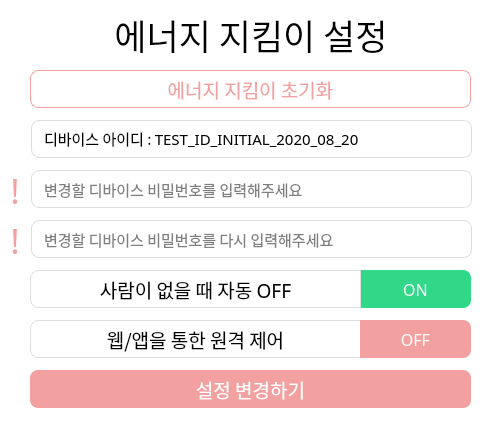
<?xml version="1.0" encoding="UTF-8"?>
<ui version="4.0">
 <class>pageSetting</class>
 <widget class="QWidget" name="pageSetting">
  <property name="geometry">
   <rect>
    <x>0</x>
    <y>0</y>
    <width>502</width>
    <height>421</height>
   </rect>
  </property>
  <property name="windowTitle">
   <string>Form</string>
  </property>
  <property name="styleSheet">
   <string notr="true">background-color: rgb(255, 255, 255);</string>
  </property>
  <widget class="QLabel" name="label">
   <property name="geometry">
    <rect>
     <x>0</x>
     <y>0</y>
     <width>502</width>
     <height>70</height>
    </rect>
   </property>
   <property name="font">
    <font>
     <family>NanumBarunpen</family>
     <pointsize>26</pointsize>
    </font>
   </property>
   <property name="text">
    <string>에너지 지킴이 설정</string>
   </property>
   <property name="alignment">
    <set>Qt::AlignCenter</set>
   </property>
  </widget>
  <widget class="QLineEdit" name="id_read_only">
   <property name="geometry">
    <rect>
     <x>31</x>
     <y>120</y>
     <width>441</width>
     <height>38</height>
    </rect>
   </property>
   <property name="font">
    <font>
     <family>나눔바른펜</family>
     <pointsize>11</pointsize>
    </font>
   </property>
   <property name="styleSheet">
    <string notr="true">border: 1px solid #ddd;
border-radius: 8%;
padding: 0 10%;</string>
   </property>
   <property name="inputMask">
    <string/>
   </property>
   <property name="text">
    <string>디바이스 아이디 : TEST_ID_INITIAL_2020_08_20</string>
   </property>
   <property name="echoMode">
    <enum>QLineEdit::Normal</enum>
   </property>
   <property name="readOnly">
    <bool>true</bool>
   </property>
   <property name="placeholderText">
    <string/>
   </property>
   <property name="clearButtonEnabled">
    <bool>false</bool>
   </property>
  </widget>
  <widget class="QLineEdit" name="password_edit">
   <property name="geometry">
    <rect>
     <x>31</x>
     <y>170</y>
     <width>441</width>
     <height>38</height>
    </rect>
   </property>
   <property name="font">
    <font>
     <family>나눔바른펜</family>
     <pointsize>11</pointsize>
    </font>
   </property>
   <property name="styleSheet">
    <string notr="true">border: 1px solid #ddd;
border-radius: 8%;
padding: 0 10%;</string>
   </property>
   <property name="inputMask">
    <string/>
   </property>
   <property name="text">
    <string/>
   </property>
   <property name="echoMode">
    <enum>QLineEdit::Password</enum>
   </property>
   <property name="readOnly">
    <bool>false</bool>
   </property>
   <property name="placeholderText">
    <string>변경할 디바이스 비밀번호를 입력해주세요</string>
   </property>
   <property name="clearButtonEnabled">
    <bool>false</bool>
   </property>
  </widget>
  <widget class="QLineEdit" name="password_re_edit">
   <property name="geometry">
    <rect>
     <x>31</x>
     <y>220</y>
     <width>441</width>
     <height>38</height>
    </rect>
   </property>
   <property name="font">
    <font>
     <family>나눔바른펜</family>
     <pointsize>11</pointsize>
    </font>
   </property>
   <property name="styleSheet">
    <string notr="true">border: 1px solid #ddd;
border-radius: 8%;
padding: 0 10%;</string>
   </property>
   <property name="inputMask">
    <string/>
   </property>
   <property name="text">
    <string/>
   </property>
   <property name="echoMode">
    <enum>QLineEdit::Password</enum>
   </property>
   <property name="placeholderText">
    <string>변경할 디바이스 비밀번호를 다시 입력해주세요</string>
   </property>
   <property name="clearButtonEnabled">
    <bool>false</bool>
   </property>
  </widget>
  <widget class="QPushButton" name="auto_control_button">
   <property name="geometry">
    <rect>
     <x>360</x>
     <y>270</y>
     <width>111</width>
     <height>38</height>
    </rect>
   </property>
   <property name="font">
    <font>
     <family>나눔바른펜</family>
     <pointsize>12</pointsize>
    </font>
   </property>
   <property name="cursor">
    <cursorShape>PointingHandCursor</cursorShape>
   </property>
   <property name="styleSheet">
    <string notr="true">border:none;
background-color: rgb(48, 216, 136);
color: white;
border-top-right-radius: 8%;
border-bottom-right-radius: 8%;</string>
   </property>
   <property name="text">
    <string>ON</string>
   </property>
  </widget>
  <widget class="QLabel" name="auto_control_label">
   <property name="geometry">
    <rect>
     <x>30</x>
     <y>270</y>
     <width>331</width>
     <height>38</height>
    </rect>
   </property>
   <property name="font">
    <font>
     <family>나눔바른펜</family>
     <pointsize>14</pointsize>
    </font>
   </property>
   <property name="styleSheet">
    <string notr="true">border: 1px solid #ddd;
border-top-left-radius: 8%;
border-bottom-left-radius: 8%;</string>
   </property>
   <property name="text">
    <string>사람이 없을 때 자동 OFF</string>
   </property>
   <property name="alignment">
    <set>Qt::AlignCenter</set>
   </property>
  </widget>
  <widget class="QLabel" name="remote_control_label">
   <property name="geometry">
    <rect>
     <x>30</x>
     <y>320</y>
     <width>331</width>
     <height>38</height>
    </rect>
   </property>
   <property name="font">
    <font>
     <family>나눔바른펜</family>
     <pointsize>14</pointsize>
    </font>
   </property>
   <property name="styleSheet">
    <string notr="true">border: 1px solid #ddd;
border-top-left-radius: 8%;
border-bottom-left-radius: 8%;</string>
   </property>
   <property name="text">
    <string>웹/앱을 통한 원격 제어</string>
   </property>
   <property name="alignment">
    <set>Qt::AlignCenter</set>
   </property>
  </widget>
  <widget class="QPushButton" name="remote_control_button">
   <property name="geometry">
    <rect>
     <x>360</x>
     <y>320</y>
     <width>111</width>
     <height>38</height>
    </rect>
   </property>
   <property name="font">
    <font>
     <family>나눔바른펜</family>
     <pointsize>12</pointsize>
    </font>
   </property>
   <property name="cursor">
    <cursorShape>PointingHandCursor</cursorShape>
   </property>
   <property name="styleSheet">
    <string notr="true">border:none;
background-color: rgb(242, 160, 160);
color: white;
border-top-right-radius: 8%;
border-bottom-right-radius: 8%;</string>
   </property>
   <property name="text">
    <string>OFF</string>
   </property>
  </widget>
  <widget class="QPushButton" name="change_setting_button">
   <property name="geometry">
    <rect>
     <x>30</x>
     <y>370</y>
     <width>441</width>
     <height>38</height>
    </rect>
   </property>
   <property name="font">
    <font>
     <family>나눔바른펜</family>
     <pointsize>14</pointsize>
    </font>
   </property>
   <property name="cursor">
    <cursorShape>PointingHandCursor</cursorShape>
   </property>
   <property name="styleSheet">
    <string notr="true">background-color:rgb(242, 160, 160);
color: white;
border: none;
border-radius: 8%;</string>
   </property>
   <property name="text">
    <string>설정 변경하기</string>
   </property>
  </widget>
  <widget class="QLabel" name="notice_wrong_label">
   <property name="geometry">
    <rect>
     <x>0</x>
     <y>170</y>
     <width>30</width>
     <height>41</height>
    </rect>
   </property>
   <property name="font">
    <font>
     <family>NanumBarunGothic</family>
     <pointsize>26</pointsize>
     <weight>50</weight>
     <bold>false</bold>
    </font>
   </property>
   <property name="cursor">
    <cursorShape>ArrowCursor</cursorShape>
   </property>
   <property name="styleSheet">
    <string notr="true">color: rgb(242, 160, 160);</string>
   </property>
   <property name="text">
    <string>!</string>
   </property>
   <property name="alignment">
    <set>Qt::AlignCenter</set>
   </property>
  </widget>
  <widget class="QLabel" name="notice_wrong_label_2">
   <property name="geometry">
    <rect>
     <x>0</x>
     <y>220</y>
     <width>30</width>
     <height>41</height>
    </rect>
   </property>
   <property name="font">
    <font>
     <family>NanumBarunGothic</family>
     <pointsize>26</pointsize>
     <weight>50</weight>
     <bold>false</bold>
    </font>
   </property>
   <property name="cursor">
    <cursorShape>ArrowCursor</cursorShape>
   </property>
   <property name="styleSheet">
    <string notr="true">color: rgb(242, 160, 160);</string>
   </property>
   <property name="text">
    <string>!</string>
   </property>
   <property name="alignment">
    <set>Qt::AlignCenter</set>
   </property>
  </widget>
  <widget class="QPushButton" name="initial_button">
   <property name="geometry">
    <rect>
     <x>30</x>
     <y>70</y>
     <width>441</width>
     <height>38</height>
    </rect>
   </property>
   <property name="font">
    <font>
     <family>나눔바른펜</family>
     <pointsize>14</pointsize>
    </font>
   </property>
   <property name="cursor">
    <cursorShape>PointingHandCursor</cursorShape>
   </property>
   <property name="styleSheet">
    <string notr="true">background-color:white;
color: rgb(242,160,160);
border: 1px solid rgb(242,160,160);
border-radius: 8%;</string>
   </property>
   <property name="text">
    <string>에너지 지킴이 초기화</string>
   </property>
  </widget>
 </widget>
 <resources/>
 <connections/>
</ui>
